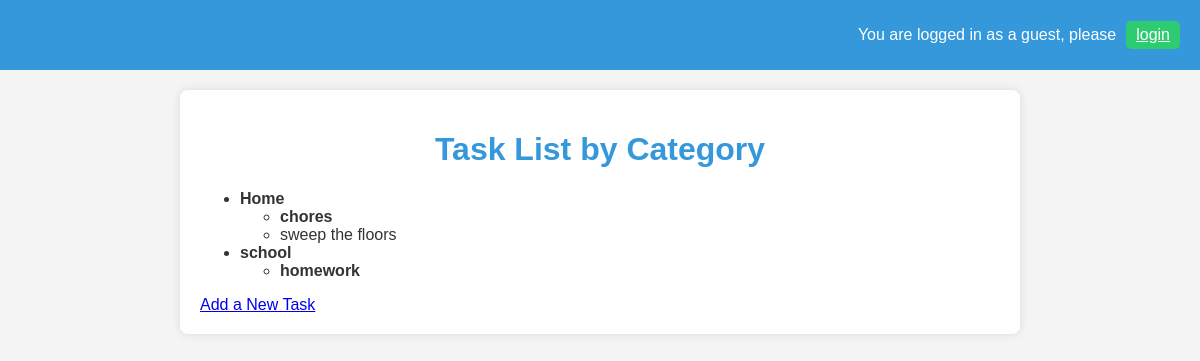
/tasks/, run on an earlier commit of the app's database.
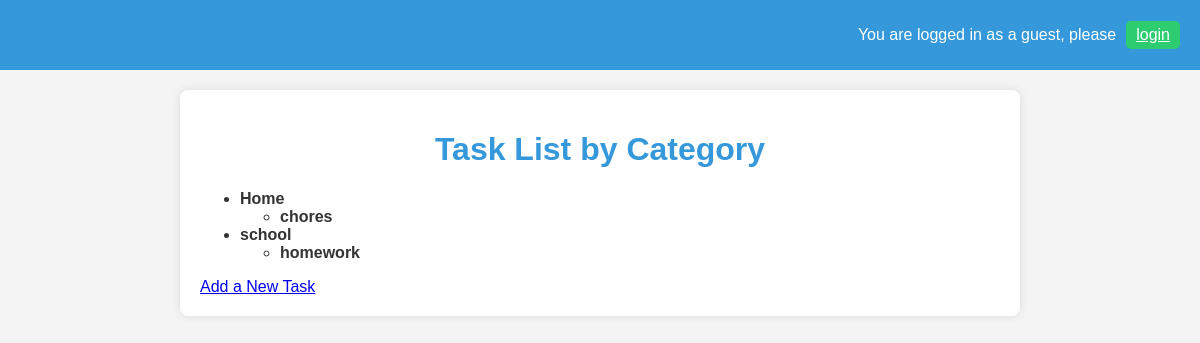
And on a later commit of the database.
### tasks/models.py (models this page shows, shortened)
class Category(models.Model):
    name = models.CharField(max_length=100, help_text="Enter the category name.")
    parent = models.ForeignKey('self', on_delete=models.CASCADE, null=True, blank=True, related_name="subcategories")

class Task(models.Model):
    name = models.CharField(max_length=255, help_text="Enter the task name or description.")
    completed = models.BooleanField(default=False, help_text="Is the task completed?")
    created_at = models.DateTimeField(auto_now_add=True, help_text="The time when the task was created.")
    updated_at = models.DateTimeField(auto_now=True, help_text="The time when the task was last updated.")
    category = models.ForeignKey('Category', on_delete=models.SET_NULL, null=True, blank=True, related_name="tasks")

### tasks/views.py (the view)
# urls.py: path('', task_views.index, name='home'),
def index(request):
    categories = Category.objects.filter(parent=None).prefetch_related('subcategories', 'tasks')
    return render(request, "tasks/index.html", {"categories": categories})

### users/context_processors.py (called while the page is built)
def username(request):
    if request.user.is_authenticated:
        return {'username': request.user.username}
    return {'username': None}

### tasks/templates/tasks/index.html (shortened to what this page needs)
{% extends "tasks/layout.html" %}
{% block content %}
<h1>Task List by Category</h1>
<ul id="category-list">
    {% for category in categories %}
        <li>
            <strong>{{ category.name }}</strong>
            <ul>
                {% for subcategory in category.subcategories.all %}
                    <li>
                        <strong>{{ subcategory.name }}</strong>
                    </li>
                {% endfor %}
                {% for task in category.tasks.all %}
                    <li>{{ task.name }}</li>
                {% endfor %}
            </ul>
        </li>
    {% endfor %}
</ul>
<a href="{% url 'tasks:add' %}">Add a New Task</a>
{% endblock %}

What changed in the data, as far as the page shows it:
removed Task: name "sweep the floors", shown under Category "Home"
